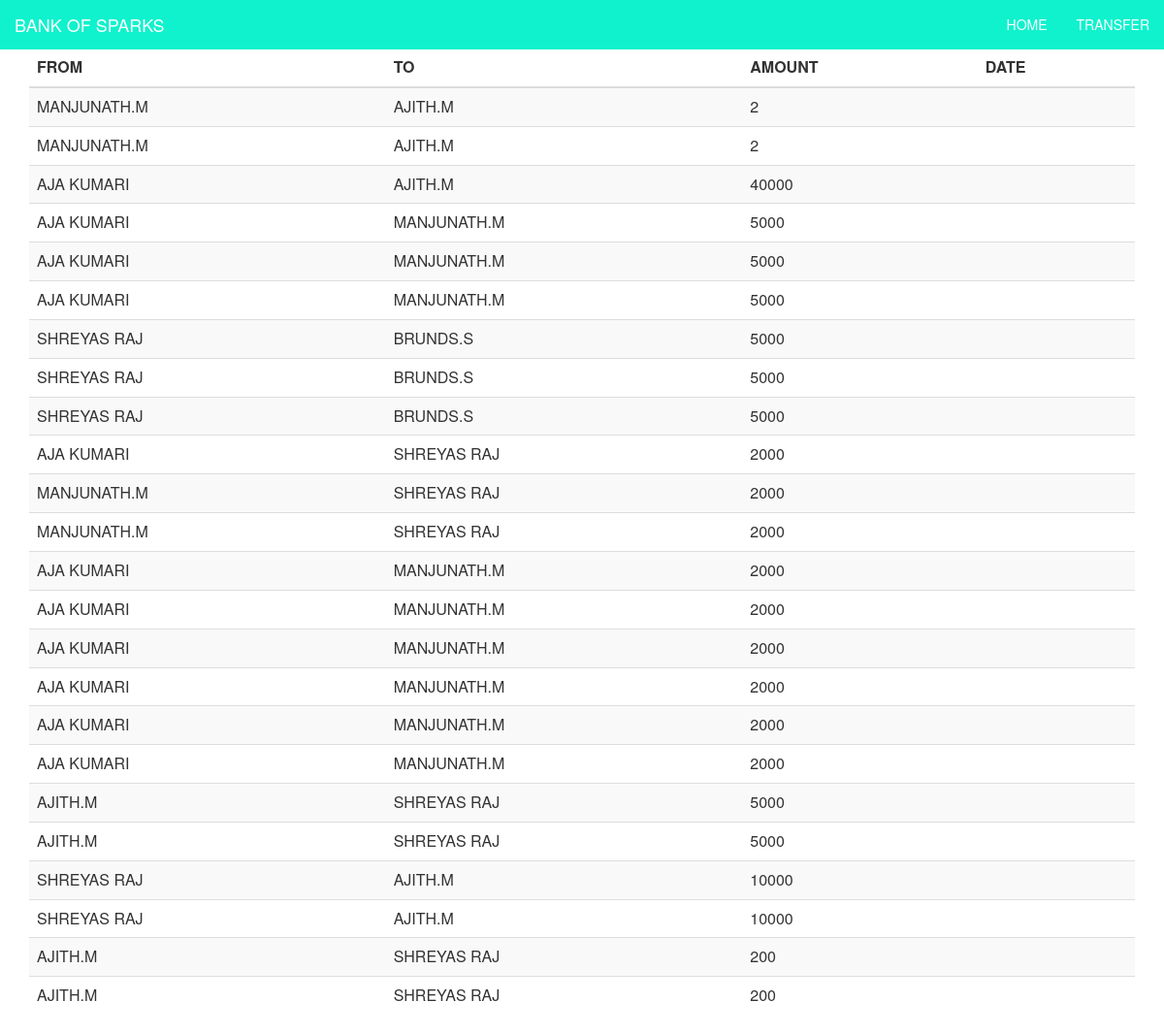
The app's page /index4.php with its own data.
### tables this page shows
CREATE TABLE IF NOT EXISTS `users` (
  `SLNO` int(10) NOT NULL AUTO_INCREMENT,
  `NAME` varchar(100) NOT NULL,
  `NUMBER` int(10) NOT NULL,
  `AMOUNT` int(30) NOT NULL,
  PRIMARY KEY (`SLNO`)
);

CREATE TABLE IF NOT EXISTS `transactions` (
  `Fr` int(10) NOT NULL,
  `T` int(10) NOT NULL,
  `AMOUNT` int(20) NOT NULL
);

### index4.php (the view, shortened to what this page needs)
<html>
<head>
  <link rel="stylesheet" href="https://maxcdn.bootstrapcdn.com/bootstrap/3.4.1/css/bootstrap.min.css">
  <link rel="stylesheet" href="https://cdnjs.cloudflare.com/ajax/libs/font-awesome/4.7.0/css/font-awesome.min.css">
 <?php
$con=mysqli_connect("localhost","id15455208_ajith","Ajithama@0109","id15455208_banking");
?>
</head>
<body>
    <nav class="navbar  navbar-fixed-top" style="background:#0ff2cd;" id="nav">
  <div class="container-fluid">
    <div class="navbar-header">
      <a class="navbar-brand" href="#" style="color:white">BANK OF SPARKS</a>
    </div>
    <div>
      <div class="collapse navbar-collapse" id="myNavbar">
        <ul class="nav navbar-nav navbar-right">
          <li class="active"><a href="index.php" style="color:white">HOME</a></li>
          <li><a href="index2.php" style="color:white">TRANSFER</a></li>
        </ul>
      </div>
    </div>
  </div>
</nav>
<div class="container-fluid" id="c3" style="height:120%; align-items:center;">
<div class="container" style="margin-top:50px;">
<div class="table-responsive">
  <table class="table table-striped">
    <thead>
      <tr>
        <th>FROM</th>
        <th>TO</th>
        <th>AMOUNT</th>
        <th>DATE</th>
      </tr>
    </thead>
    <tbody>
<?php
$ss2="SELECT * FROM transactions";
	$ss3=mysqli_query($con,$ss2);
	if(mysqli_num_rows($ss3)>0){
		while($r1=mysqli_fetch_array($ss3))
		{
			?><tr><?php
			$from=$r1['Fr'];
			$to=$r1['T'];
			$a1="SELECT NAME FROM users WHERE NUMBER='$from'";
	        $b1=mysqli_query($con,$a1);
	       if(mysqli_num_rows($b1)>0){
		   while($r2=mysqli_fetch_array($b1))
		   {?>
			 <td><?php echo $r2['NAME'];?></td>
           <?php
		   }
		   }
		   $a2="SELECT NAME FROM users WHERE NUMBER='$to'";
	        $b2=mysqli_query($con,$a2);
	       if(mysqli_num_rows($b2)>0){
		   while($r3=mysqli_fetch_array($b2))
		   {?>
			 <td><?php echo $r3['NAME'];?></td>
           <?php
		   }
		   }
		  ?><td><?php echo $r1['AMOUNT'];?></td>
		  <td><?php echo $r1['DATE'];?></td><?php
		?></tr><?php
		}
	}
?>
</tbody>
  </table>
  </div>
</div>
</div>
</body>
</html>

### index4.php (style rules this page uses)
nav { animation: expand .8s ease forwards .5s; }
#c3 { animation: slideUp .8s ease forwards .5s; }

### records on screen
transactions: AMOUNT "2"
users: NAME "MANJUNATH.M"
users: NAME "AJITH.M"
transactions: AMOUNT "2"
transactions: AMOUNT "40000"
users: NAME "AJA KUMARI"
transactions: AMOUNT "5000"
transactions: AMOUNT "5000"
transactions: AMOUNT "5000"
transactions: AMOUNT "5000"
users: NAME "SHREYAS RAJ"
users: NAME "BRUNDS.S"
transactions: AMOUNT "5000"
transactions: AMOUNT "5000"
transactions: AMOUNT "2000"
transactions: AMOUNT "2000"
transactions: AMOUNT "2000"
transactions: AMOUNT "2000"
transactions: AMOUNT "2000"
transactions: AMOUNT "2000"
transactions: AMOUNT "2000"
transactions: AMOUNT "2000"
transactions: AMOUNT "2000"
transactions: AMOUNT "5000"
transactions: AMOUNT "5000"
transactions: AMOUNT "10000"
transactions: AMOUNT "10000"
transactions: AMOUNT "200"
transactions: AMOUNT "200"
